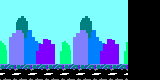

Tiled map render using the project's own tile images. Description and the map definition, with tile-layer contents summarised, below:
An orthogonal 10x5 tile map with 16x16 px tiles, 1 tile layer (Capa de Patrones 1), 4 tilesets.

<map version="1.0" orientation="orthogonal" renderorder="right-down" width="10" height="5" tilewidth="16" tileheight="16" nextobjectid="1">
 <tileset firstgid="1" name="EdificiosFondo" tilewidth="16" tileheight="16" tilecount="12">
  <image source="EdificiosFondo.png" width="192" height="16" />
 </tileset>
 <tileset firstgid="13" name="Fondo" tilewidth="16" tileheight="16" tilecount="4">
  <image source="Fondo.png" width="64" height="16" />
 </tileset>
 <tileset firstgid="17" name="NinioAbaho" tilewidth="16" tileheight="16" tilecount="8">
  <image source="NinioAbaho.png" width="128" height="16" />
 </tileset>
 <tileset firstgid="25" name="NinioArriba" tilewidth="16" tileheight="16" tilecount="8">
  <image source="NinioArriba.png" width="128" height="16" />
 </tileset>
 <layer name="Capa de Patrones 1" width="10" height="5">
  <data>[50 cells, 40 non-empty, 12 distinct tile ids]</data>
 </layer>
</map>
